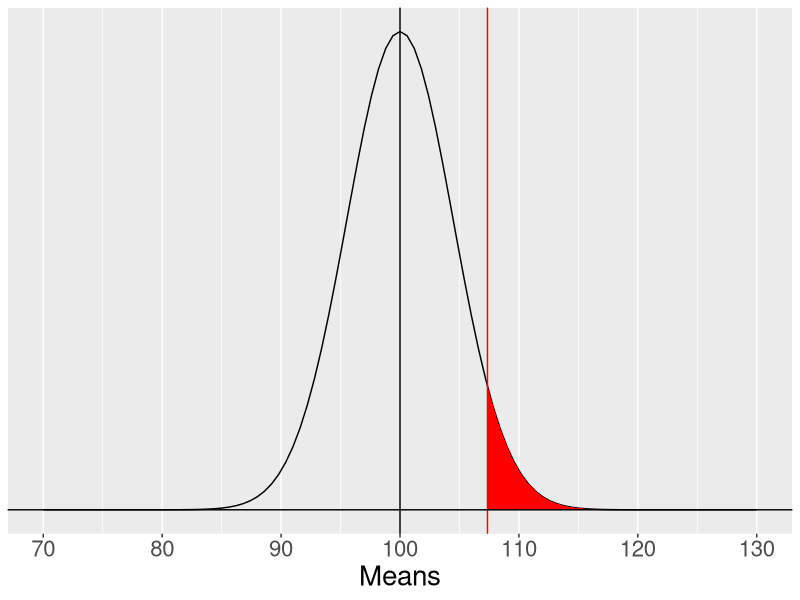
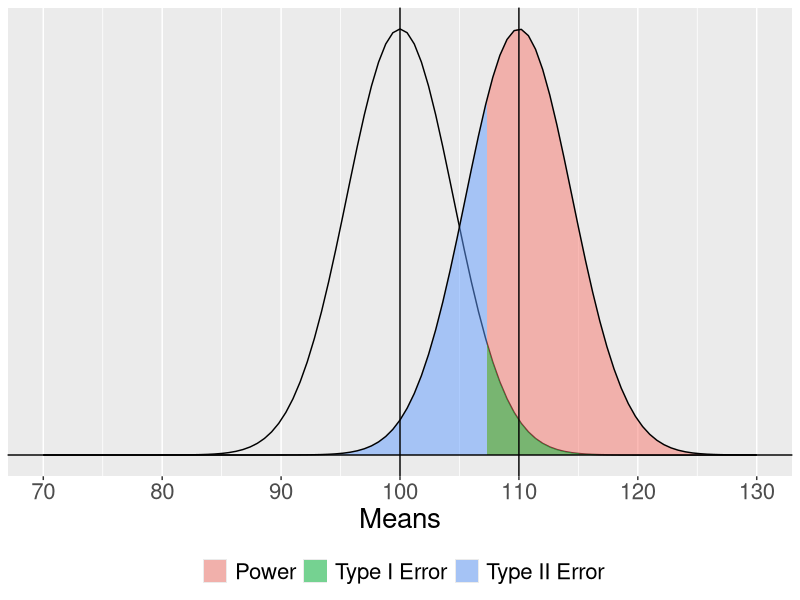
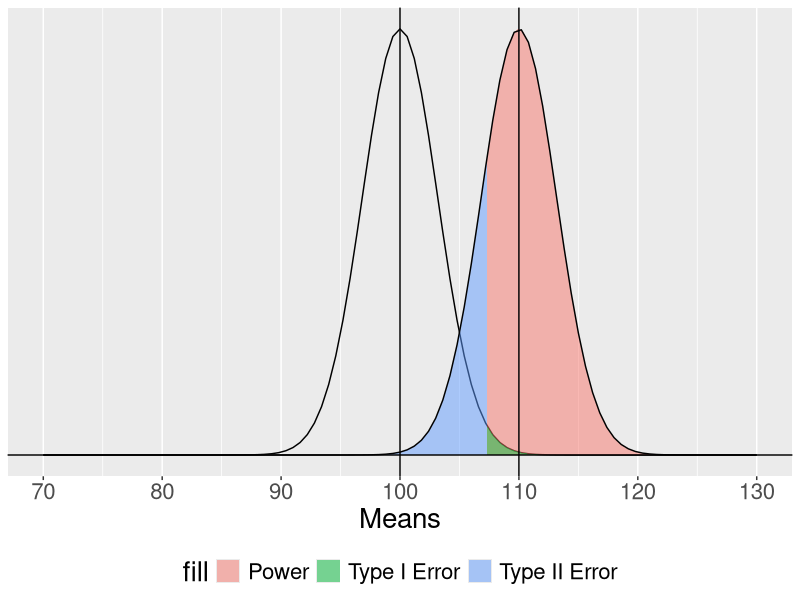
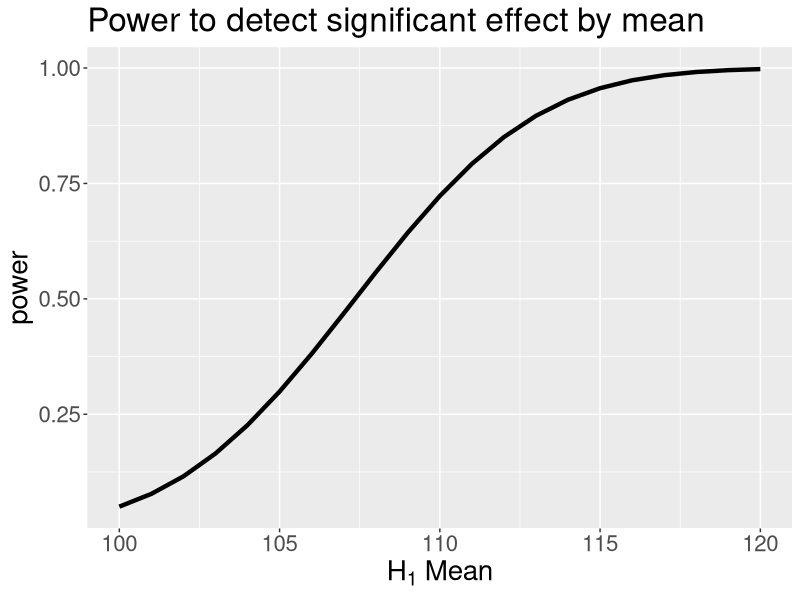
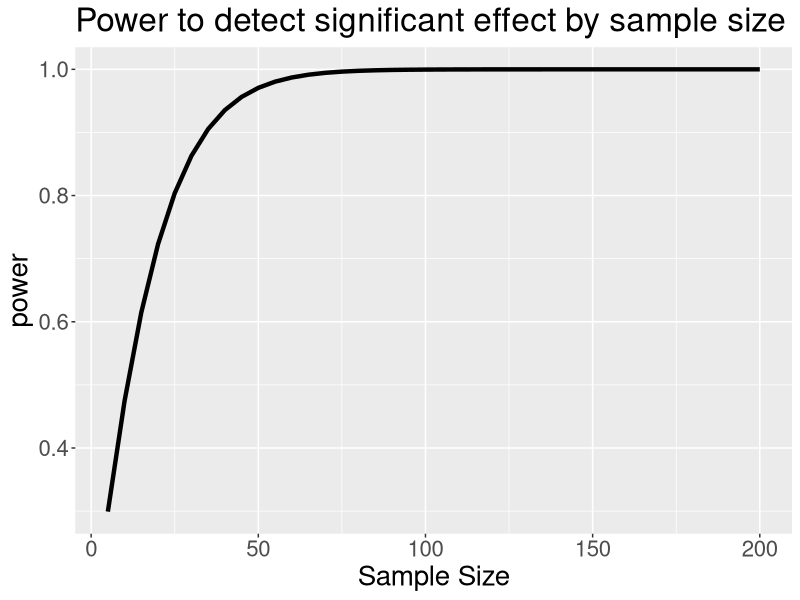
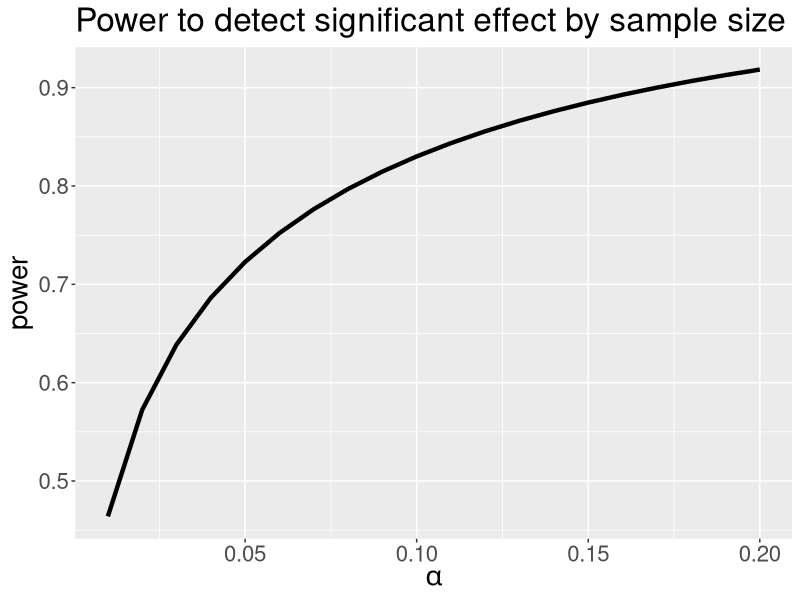
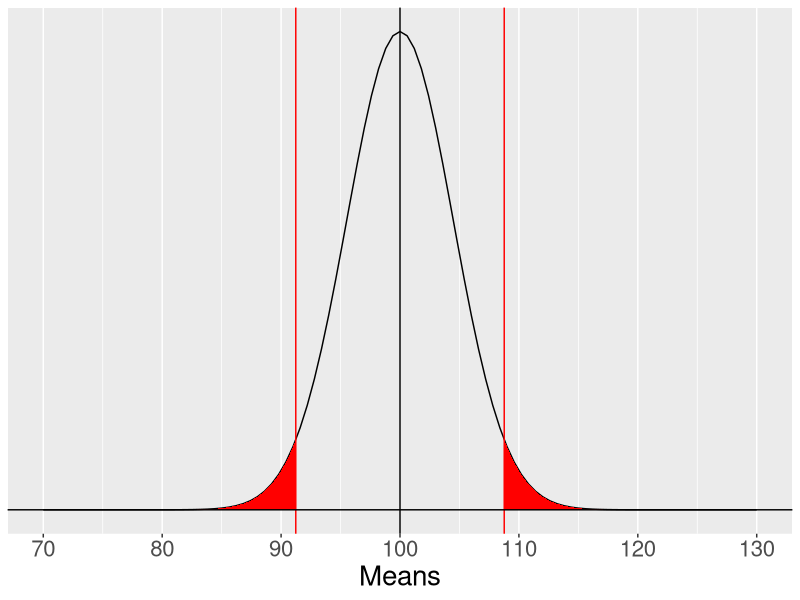
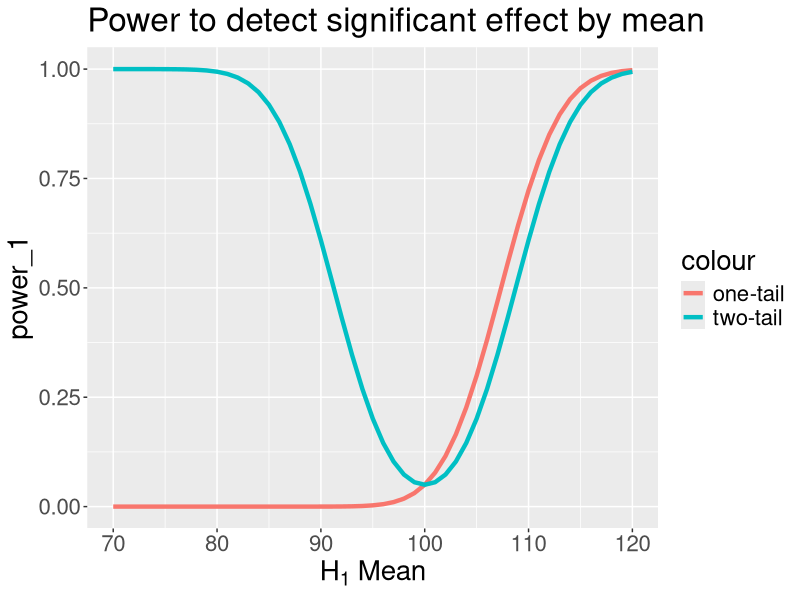

These figures' R source, in order:
## ---- chunk 1
library(tidyverse)
library(pwr)
## ---- chunk 2
mu = 100
x = 110
s = 20
n = 20
sem = s/sqrt(n)
cv = qnorm(mean = mu, sd = sem, p = .05, lower.tail = F)

ggplot(data.frame(x = seq(70, 130)), aes(x)) +
  stat_function(fun = function(x) dnorm(x, m = mu, sd = sem)) +
  stat_function(fun = function(x) dnorm(x, m = mu, sd = sem),
                geom = "area", xlim = c(cv, 130), fill = "red") +
  geom_vline(aes(xintercept = cv), color = "red")+
  geom_vline(aes(xintercept = mu))+
  geom_hline(aes(yintercept = 0))+
  scale_x_continuous("Means", breaks = seq(70,130,10)) +
  scale_y_continuous(NULL, breaks = NULL)+
  theme(text = element_text(size = 20))

## ---- chunk 3
qnorm(.95)
## ---- chunk 4

## ---- chunk 5
mean = 110
n = 20
cv = qnorm(mean = mu, sd = sem, p = .05, lower.tail = F)
## ---- chunk 6
mu = 100
s = 20

sem = s/sqrt(n)

ggplot(data.frame(x = seq(70, 130)), aes(x)) +
  stat_function(fun = function(x) dnorm(x, m = mu, sd = sem)) +
  
  stat_function(fun = function(x) dnorm(x, m = mean, sd = sem),
                geom = "area", xlim = c(cv, 130), 
                aes(fill = "Power"), alpha = .5) +
  stat_function(fun = function(x) dnorm(x, m = mean, sd = sem),
                geom = "area", xlim = c(70, cv), 
                aes(fill = "Type II Error"), alpha = .5) +
  stat_function(fun = function(x) dnorm(x, m = mu, sd = sem),
                geom = "area", xlim = c(cv, 130), 
                aes(fill = "Type I Error"), alpha = .5) +
  stat_function(fun = function(x) dnorm(x, m = mean, sd = sem)) +
  geom_vline(aes(xintercept = mu))+
  geom_vline(aes(xintercept = mean))+
  geom_hline(aes(yintercept = 0))+
  scale_x_continuous("Means", breaks = seq(70,130,10)) +
  scale_y_continuous(NULL, breaks = NULL) + 
  theme( text = element_text(size = 20),
    legend.position = "bottom") +
  labs(fill = "")

## ---- chunk 7

## ---- chunk 8
pnorm(-.59)
## ---- chunk 9
mean = 115
## ---- chunk 10

## ---- chunk 11
1-pnorm(-1.71) 
## ---- chunk 12
mean = 110
n = 40
## ---- chunk 13

mu = 100

sem = s/sqrt(n)

ggplot(data.frame(x = seq(70, 130)), aes(x)) +
  stat_function(fun = function(x) dnorm(x, m = mu, sd = sem)) +
  
  stat_function(fun = function(x) dnorm(x, m = mean, sd = sem),
                geom = "area", xlim = c(cv, 130), 
                aes(fill = "Power"), alpha = .5) +
  stat_function(fun = function(x) dnorm(x, m = mean, sd = sem),
                geom = "area", xlim = c(70, cv), 
                aes(fill = "Type II Error"), alpha = .5) +
  stat_function(fun = function(x) dnorm(x, m = mu, sd = sem),
                geom = "area", xlim = c(cv, 130), 
                aes(fill = "Type I Error"), alpha = .5) +
  stat_function(fun = function(x) dnorm(x, m = mean, sd = sem)) +
  geom_vline(aes(xintercept = mu))+
  geom_vline(aes(xintercept = mean))+
  geom_hline(aes(yintercept = 0))+
  scale_x_continuous("Means", breaks = seq(70,130,10)) +
  scale_y_continuous(NULL, breaks = NULL) + 
  theme( text = element_text(size = 20),
    legend.position = "bottom")


## ---- chunk 14
1-pnorm(-1.52) 
## ---- chunk 15
mean = 110
n = 20
cv = qnorm(mean = mu, sd = sem, p = .025, lower.tail = F)
## ---- chunk 16

## ---- chunk 17
1-pnorm(-.28) 
## ---- chunk 18
pwr_fun = function(m1, m2, alpha, n, sd){
  sem = sd/sqrt(n)
  cv = qnorm(p = 1-alpha, mean = m1, sd = sem)
  z_1 = (cv-m2)/sem
  power = pnorm(q = z_1, lower.tail = F)
  return(power)
}

size = seq(100, 120, 1)

data.frame(effect = size, power = sapply(size, function(x) pwr_fun(m1 = 100, m2 = x, alpha = .05, n = 20, sd = 20))) %>%
  ggplot(aes(x = effect, y = power)) +
  geom_line(size = 1.5) +
  scale_x_continuous(expression(H[1]~Mean)) +
  ggtitle("Power to detect significant effect by mean") +
  theme(text = element_text(size = 20))
## ---- chunk 19
size = seq(5,200,5)

data.frame(size = size, power = sapply(size, function(x) pwr_fun(m1 = 100, m2 = 110, alpha = .05, n = x, sd = 20))) %>%
  ggplot(aes(x = size, y = power)) +
  geom_line(size = 1.5) +
  scale_x_continuous("Sample Size") +
  ggtitle("Power to detect significant effect by sample size") +
  theme(text = element_text(size = 20))
## ---- chunk 20
size = seq(.01,.20,.01)

data.frame(alpha = size, power = sapply(size, function(x) pwr_fun(m1 = 100, m2 = 110, alpha = x, n = 20, sd = 20))) %>%
  ggplot(aes(x = alpha, y = power)) +
  geom_line(size = 1.5) +
  scale_x_continuous(expression(alpha)) +
  ggtitle("Power to detect significant effect by sample size") +
  theme(text = element_text(size = 20))
## ---- chunk 21
mu = 100
x = 110
s = 20
n = 20
sem = s/sqrt(n)
cv_hgh = qnorm(mean = mu, sd = sem, p = .025, lower.tail = F)
cv_low = qnorm(mean = mu, sd = sem, p = .025, lower.tail = T)

ggplot(data.frame(x = seq(70, 130)), aes(x)) +
  stat_function(fun = function(x) dnorm(x, m = mu, sd = sem)) +
  stat_function(fun = function(x) dnorm(x, m = mu, sd = sem),
                geom = "area", xlim = c(cv_hgh, 130), fill = "red") +
  stat_function(fun = function(x) dnorm(x, m = mu, sd = sem),
                geom = "area", xlim = c(70, cv_low), fill = "red") +
  geom_vline(aes(xintercept = cv_hgh), color = "red")+
  geom_vline(aes(xintercept = cv_low), color = "red")+
  geom_vline(aes(xintercept = mu))+
  geom_hline(aes(yintercept = 0))+
  scale_x_continuous("Means", breaks = seq(70,130,10)) +
  scale_y_continuous(NULL, breaks = NULL) +
  theme(text = element_text(size = 20))

## ---- chunk 22
pwr2_fun = function(m1, m2, alpha, n, sd){
  sem = sd/sqrt(n)
  cv_1 = qnorm(p = 1-(alpha/2), mean = m1, sd = sem)
  cv_2 = qnorm(p = (alpha/2), mean = m1, sd = sem)
  z_1 = (cv_1-m2)/sem
  z_2 = (cv_2-m2)/sem
  power = pnorm(q = z_1, lower.tail = F) + pnorm(q = z_2, lower.tail = T)
  return(power)
}

size = seq(70, 120, 1)

data.frame(effect = size, 
           power_1 = sapply(size, function(x) pwr_fun(m1 = 100, m2 = x, alpha = .05, n = 20, sd = 20)),
           power_2 = sapply(size, function(x) pwr2_fun(m1 = 100, m2 = x, alpha = .05, n = 20, sd = 20))) %>%
  ggplot(aes(x = effect)) +
  geom_line(aes(y = power_1, color = "one-tail"), size = 1.5) +
  geom_line(aes(y = power_2, color = "two-tail"), size = 1.5) +
  scale_x_continuous(expression(H[1]~Mean)) +
  ggtitle("Power to detect significant effect by mean") +
  theme(text = element_text(size = 20))
## ---- chunk 23
size = seq(5,100,5)

data.frame(effect = size, 
           power_1 = sapply(size, function(x) pwr_fun(m1 = 100, m2 = 110, alpha = .05, n = x, sd = 20)),
           power_2 = sapply(size, function(x) pwr2_fun(m1 = 100, m2 = 110, alpha = .05, n = x, sd = 20))) %>%
  ggplot(aes(x = effect)) +
  geom_line(aes(y = power_1, color = "one-tail"), size = 1.5) +
  geom_line(aes(y = power_2, color = "two-tail"), size = 1.5) +
  scale_x_continuous("Sample Size") +
  scale_y_continuous("power")+
  ggtitle("Power to detect significant effect by mean") +
  theme(text = element_text(size = 20))

## ---- chunk 24
means = data.frame(means = seq(101, 115, 1)) %>%
  mutate(d = abs(means-100)/20) 
means$power_1 = sapply(means$d, function(x) pwr.norm.test(d = x, sig.level = .05, power = .80, alternative = "greater")$n)
means$power_2 = sapply(means$d, function(x) pwr.norm.test(d = x, sig.level = .05, power = .80, alternative = "two.sided")$n)

means %>%
  ggplot(aes(x = means)) +
  geom_line(aes(y=power_1, color = "one-tailed"), size = 1.5) +
  geom_line(aes(y=power_2, color = "two-tailed"), size = 1.5) +
  scale_x_continuous(expression(H[1]~Mean))+
  scale_y_continuous("Sample size needed") +
  theme(text = element_text(size = 20))
## ---- chunk 25

## ---- chunk 26
ppv_fun = function(R, beta = .20, alpha = .05){
  ppv = ((1-beta)*R)/((1-beta)*R + alpha)
  return(ppv)
}

data.frame(prob = seq(0,1, by = .01)) %>%
  mutate(ratio = prob/(1-prob),
         ppv = ppv_fun(ratio)) %>%
  ggplot(aes(x = prob, y = ppv)) +
  geom_line() +
  scale_x_continuous(expression("Probability that"~H[1]~"is true")) +
  scale_y_continuous("Positive Predictive Value")+
  theme_bw(base_size = 20)
## ---- chunk 27
data.frame(prob = seq(0,1, by = .01)) %>%
  mutate(ratio = prob/(1-prob),
         ppv = ppv_fun(ratio),
         ppv_low = ppv_fun(ratio, beta = .5)) %>%
  ggplot(aes(x = prob)) +
  geom_line(aes(y = ppv, color = ".80")) +
  geom_line(aes(y = ppv_low, color = ".50")) +
  scale_x_continuous(expression("Probability that"~H[1]~"is true")) +
  scale_y_continuous("Positive Predictive Value")+
  scale_color_discrete("Power")+
  theme_bw(base_size = 20)
## ---- chunk 28
data.frame(prob = seq(0,1, by = .01)) %>%
  mutate(ratio = prob/(1-prob),
         ppv = ppv_fun(ratio),
         ppv_low = ppv_fun(ratio, beta = .5),
         ppv_alp = ppv_fun(ratio, alpha = .20),
         ppv_low_alp = ppv_fun(ratio, beta = .5, alpha = .20)) %>%
  ggplot(aes(x = prob)) +
  geom_line(aes(y = ppv, color = ".80", linetype = ".05")) +
  geom_line(aes(y = ppv_low, color = ".50", linetype = ".05")) +
  geom_line(aes(y = ppv_alp, color = ".80", linetype = ".20")) +
  geom_line(aes(y = ppv_low_alp, color = ".50", linetype = ".20")) +
  scale_x_continuous(expression("Probability that"~H[1]~"is true")) +
  scale_y_continuous("Positive Predictive Value")+
  scale_color_discrete("Power")+
  scale_linetype_discrete("Alpha") +
  theme_bw(base_size = 20)
